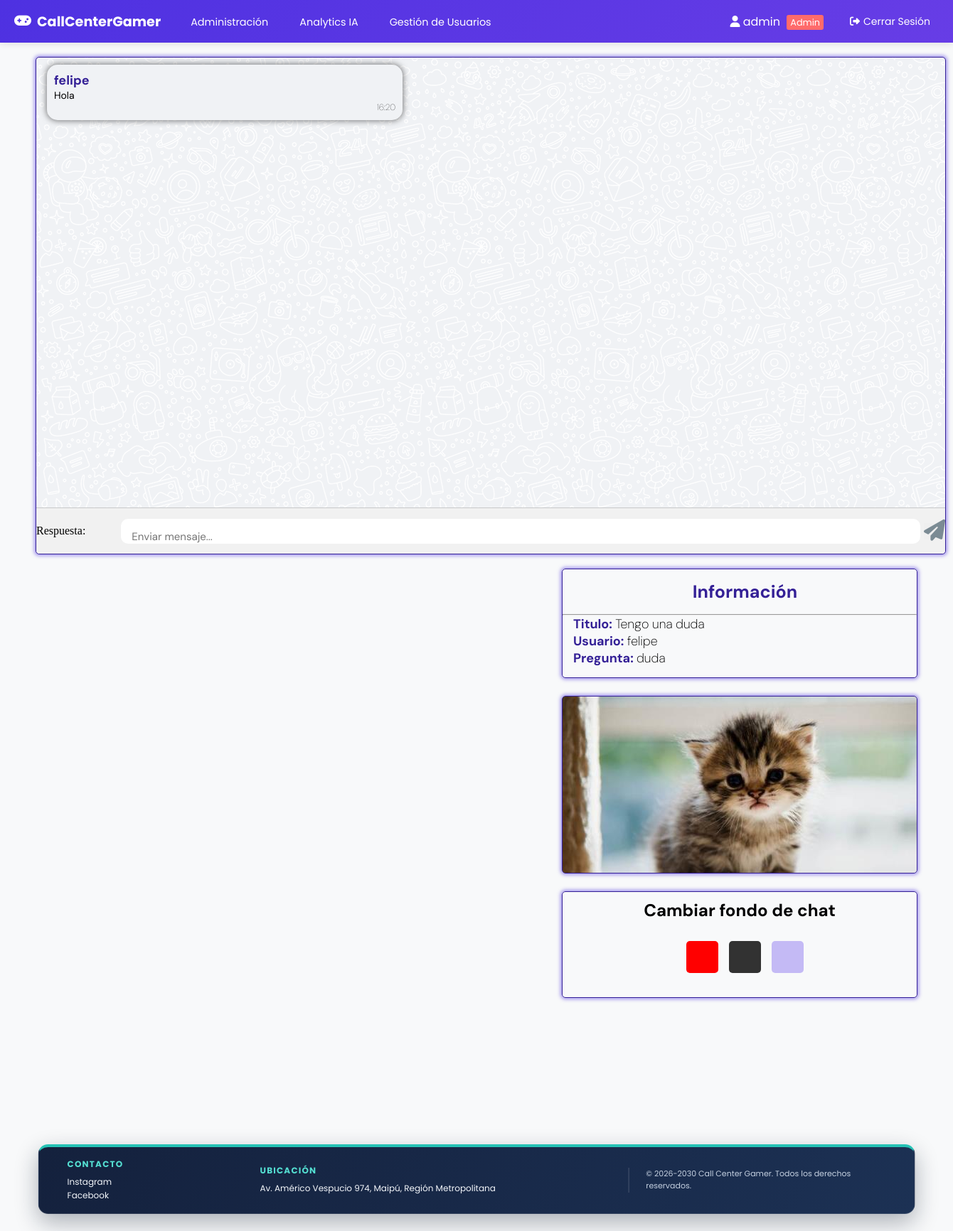
/Respuesta/2/2/ (signed in), run on the app's committed database.
### online/models.py (models this page shows, shortened)
class Usuario(AbstractBaseUser):
    nombre = models.CharField(
        verbose_name="Nombre", max_length=30, blank=True, null=True
    )
    apellido = models.CharField(
        verbose_name="Apellido", max_length=30, blank=True, null=True
    )
    rut = models.CharField(
        verbose_name="RUT", max_length=12, unique=True, blank=True, null=True
    )
    correo = models.EmailField(
        verbose_name="Correo electrónico",
        max_length=70,
        unique=True,
    )
    usuario = models.CharField(
        verbose_name="Usuario",
        max_length=50,
        unique=True,
    )
    fecha_nacimiento = models.DateField(
        verbose_name="Fecha de nacimiento", null=True, blank=True
    )
    activo = models.BooleanField(default=True)
    admin = models.BooleanField(default=False)
    tecnico = models.BooleanField(default=False)
    USERNAME_FIELD = "usuario"
    REQUIRED_FIELDS = ["correo"]
    objects = UserManager()
    @property
    def is_active(self):
        return self.activo
    def __str__(self):
        return self.usuario

class Respuesta(models.Model):
    idRespuesta = models.AutoField(primary_key=True)
    Respuesta = models.TextField(verbose_name="Respuesta")
    id_Pregunta = models.ForeignKey(Preguntas, on_delete=models.CASCADE)
    Usuario = models.ForeignKey(Usuario, on_delete=models.CASCADE)
    FechaHora = models.DateTimeField()

class Preguntas(models.Model):
    ESTADO_CHOICES = [
        ('pendiente', 'Pendiente'),
        ('en_proceso', 'En Proceso'),
        ('resuelto', 'Resuelto'),
        ('cerrado', 'Cerrado'),
    ]
    PRIORIDAD_CHOICES = [
        ('baja', 'Baja'),
        ('media', 'Media'),
        ('alta', 'Alta'),
        ('urgente', 'Urgente'),
    ]
    idPregunta = models.AutoField(primary_key=True)
    Titulo = models.CharField(max_length=60)
    Pregunta = models.TextField()
    Fecha_creacion = models.DateTimeField()
    Usuario = models.ForeignKey(Usuario, on_delete=models.CASCADE)
    categoria = models.CharField(max_length=50, default='otros', blank=True, null=True)
    estado = models.CharField(max_length=20, choices=ESTADO_CHOICES, default='pendiente')
    prioridad = models.CharField(max_length=20, choices=PRIORIDAD_CHOICES, default='media')

### online/views.py (the view, shortened to what this page needs)
# urls.py: path("Respuesta/<int:idUser>/<int:idPregunta>/", ViewRespuestas, name="respuestas"),
@login_required
def ViewRespuestas(request, idUser, idPregunta):
    try:
        pregunta = Preguntas.objects.select_related("Usuario").get(
            idPregunta=idPregunta
        )
        if not (
            request.user.id == pregunta.Usuario_id
            or request.user.admin
            or request.user.tecnico
        ):
            return redirect("/Inicio/" + str(request.user.id))
        now = timezone.now()
        MostrarRespuestas = (
            Respuesta.objects.filter(id_Pregunta=pregunta)
            .select_related("Usuario")
            .order_by("FechaHora")
        )
        form = RespuestaForm(
            initial={
                "id_Pregunta": idPregunta,
                "Usuario": request.user.id,
                "FechaHora": now,
            }
        )
        return render(
            request,
            "Respuestas.html",
            {"Pregunta": pregunta, "form": form, "Respuestas": MostrarRespuestas},
        )
    except Preguntas.DoesNotExist:
        return redirect("/")

### online/forms.py
class RespuestaForm(forms.ModelForm):
    class Meta:
        model = Respuesta
        fields = ['Respuesta', 'id_Pregunta', 'Usuario', 'FechaHora']
        widgets = {
            'Respuesta': forms.Textarea(
                attrs={'placeholder': 'Enviar mensaje...', 'maxlength': '200', 'rows': 3}),
            'id_Pregunta': forms.HiddenInput(),
            'Usuario': forms.HiddenInput(),
            'FechaHora': forms.HiddenInput(),
        }

### online/templates/Respuestas.html (shortened to what this page needs)
{% extends "componentes/header.html" %}
{% load static %}
{% block links %}
<link rel="stylesheet" href="{% static 'respuestas.css' %}">
{% endblock %}
{% block content %}
<div class="MainRespuestas" id="FondoColores">
    <div class="divRespuestas">
        {% for Respuesta in Respuestas %}
        {% if Respuesta.Usuario.id == user.id %}
        <div class="dRespuestas">
            <p>{{ Respuesta.Respuesta }}</p>
            <div class="dHora"><h4>{{ Respuesta.FechaHora.time }}</h4></div>
        </div>
        {% else %}
        <div class="dRespuestasOtro">
            <h1>{{Respuesta.Usuario}}</h1>
            <p>{{ Respuesta.Respuesta }}</p>
            <div class="dHora"><h4>{{ Respuesta.FechaHora.time }}</h4></div>
        </div>
        {% endif %}
        {% endfor %}
    </div>
    <form method="post">
        <div class="TextArea">
            {{form}}
            <button id="btnSend" type="submit"><i class="fa-solid fa-paper-plane fa-xl"></i></button>
        </div>
    </form>
</div>
<div class="dDerecha">
    <div class="divPregunta">
        <h2 id="Titulopreg">Información</h2>
        <hr>
        <h2>Titulo: <a>{{Pregunta.Titulo}}</a></h2>
        <h2>Usuario: <a>{{Pregunta.Usuario}}</a></h2>
        <h2>Pregunta: <a>{{Pregunta.Pregunta}}</a></h2>
    </div>
    <div class="divFondo"></div>
    <div class="CambiarFondo">
        <h2>Cambiar fondo de chat</h2>
        <div id="btnFondo">
            <button id="Rojo" onclick="cambiarColor('red')"></button>
            <button id="Gris" onclick="cambiarColor('#323232')"></button>
            <button id="Rosita" onclick="cambiarColor('#C4BAF5')"></button>
        </div>
    </div>
</div>
{% endblock %}

### online/templates/componentes/header.html (shortened to what this page needs)
{% load static %}
<!DOCTYPE html>
<html lang="es">
<head>
    <link rel="stylesheet" href="https://cdnjs.cloudflare.com/ajax/libs/font-awesome/6.0.0/css/all.min.css">
    <link rel="stylesheet" href="{% static 'estiloHeader.css' %}?v=20261011-footer">
    {% block links %}{% endblock %}
</head>
<body>
    <nav class="MainNav">
        <div id="NavbarIzq">
            <a href="{% if user.is_authenticated %}{% if user.admin or user.tecnico %}/Administracion/{% else %}/Inicio/{{ user.id }}/{% endif %}{% else %}/{% endif %}" id="logo">
                <i class="fas fa-gamepad"></i> CallCenterGamer
            </a>
            <ul>
                {% if user.is_authenticated %}
                    {% if user.admin or user.tecnico %}
                        <li><a href="/Administracion/">Administración</a></li>
                        {% if user.admin %}<li><a href="{% url 'analytics_ia' %}">Analytics IA</a></li>{% endif %}
                        {% if user.admin %}<li><a href="/GestionUsuarios/">Gestión de Usuarios</a></li>{% endif %}
                    {% else %}
                        <li><a href="/Inicio/{{ user.id }}/">Inicio</a></li>
                    {% endif %}
                {% else %}
                    <li><a href="/">Inicio</a></li>
                {% endif %}
            </ul>
        </div>
        <div id="NavbarDer">
            <ul>
                {% if user.is_authenticated %}
                    <li>
                        <span style="color: white; margin-right: 15px;">
                            <i class="fas fa-user"></i> {{ user.usuario }}
                            {% if user.admin %}
                                <span style="background: #ff6b6b; padding: 2px 5px; border-radius: 3px; font-size: 0.8em; margin-left: 5px;">Admin</span>
                            {% elif user.tecnico %}
                                <span style="background: #4ecdc4; padding: 2px 5px; border-radius: 3px; font-size: 0.8em; margin-left: 5px;">Técnico</span>
                            {% endif %}
                        </span>
                    </li>
                    <li>
                        <form method="post" action="{% url 'Logout' %}" class="logout-form">
                            <button type="submit" class="logout-btn">
                                <i class="fas fa-sign-out-alt"></i> Cerrar Sesión
                            </button>
                        </form>
                    </li>
                {% else %}
                    <li><a href="/Login/"><i class="fas fa-sign-in-alt"></i> Ingresar</a></li>
                    <li><a href="/Register/"><i class="fas fa-user-plus"></i> Registrarse</a></li>
                {% endif %}
            </ul>
        </div>
    </nav>
    <main>
        {% block content %}
        {% endblock %}
    </main>
    <footer class="site-footer">
        <div class="footer-content">
            <section class="footer-section">
                <h2>Contacto</h2>
                <p>Instagram</p>
                <p>Facebook</p>
            </section>
            <section class="footer-section">
                <h2>Ubicación</h2>
                <p>Av. Américo Vespucio 974, Maipú, Región Metropolitana</p>
            </section>
            <p class="footer-copyright">© 2026-2030 Call Center Gamer. Todos los derechos reservados.</p>
        </div>
    </footer>
</body>
</html>

### online/static/estiloHeader.css (style rules this page uses)
* { margin: 0; padding: 0; box-sizing: border-box; }
body { min-height: 100vh; background-color: #f8f9fa; display: flex; flex-direction: column; padding-bottom: 132px; }
main { display: flow-root; flex: 1 0 auto; width: 100%; }
.MainNav { height: 60px; width: 100%; background: linear-gradient(135deg, #4E31E1 0%, #673de6 100%); display: flex; justify-content: space-between; align-items: center; color: white; font-family: 'Poppins', sans-serif; padding: 0 20px; box-shadow: 0 2px 10px rgba(0,0,0,0.1); position: sticky; top: 0; z-index: 1000; }
#logo { margin-right: 30px; text-decoration: none; color: white; font-weight: 700; font-size: 1.2em; display: flex; align-items: center; gap: 8px; }
#NavbarIzq { display: flex; align-items: center; }
#NavbarIzq ul { display: flex; list-style: none; gap: 20px; }
#NavbarIzq ul li a { color: white; text-decoration: none; padding: 8px 12px; border-radius: 4px; transition: all 0.3s ease; font-size: 0.9em; }
#NavbarDer { display: flex; align-items: center; }
#NavbarDer ul { display: flex; list-style: none; gap: 15px; align-items: center; }
.site-footer { position: fixed; z-index: 1001; left: 50%; bottom: 24px; transform: translateX(-50%); width: min(92%, 1320px); padding: 16px clamp(22px, 4vw, 40px); color: #f4f7fb; background: linear-gradient(120deg, #14213d 0%, #1c3154 100%); border: 1px solid rgba(255, 255, 255, 0.12); border-top: 4px solid #25c2b5; border-radius: 14px; box-shadow: 0 12px 32px rgba(13, 24, 45, 0.32); }
.footer-content { display: grid; grid-template-columns: minmax(140px, 0.75fr) minmax(280px, 1.5fr) minmax(240px, 1.1fr); align-items: center; gap: 24px; font-family: "Poppins", sans-serif; }
.footer-section h2 { margin: 0 0 6px; color: #54ded1; font-size: 12px; font-weight: 700; letter-spacing: 0.1em; line-height: 1.4; text-transform: uppercase; }
.footer-section p, .footer-copyright { margin: 0; color: #f4f7fb; font-size: 12px; line-height: 1.6; overflow-wrap: anywhere; }
.footer-copyright { padding-left: 24px; color: #c5d1e1; border-left: 1px solid rgba(255, 255, 255, 0.2); font-size: 11px; text-align: left; }

### online/templates/componentes/header.html (style rules this page uses)
.logout-form { display: inline; margin: 0; padding: 0; }
.logout-btn { background: none; border: none; color: white; cursor: pointer; padding: 8px 12px; border-radius: 4px; transition: all 0.3s ease; font-family: 'Poppins', sans-serif; font-size: 14px; display: inline-flex; align-items: center; gap: 5px; }
#NavbarDer ul { display: flex; align-items: center; gap: 10px; }
#NavbarDer ul li { display: flex; align-items: center; }

### data on the page
Usuario: usuario "admin"
Respuesta: Usuario "felipe", Respuesta "Hola", FechaHora.time "16:20"
Preguntas: Titulo "Tengo una duda", Usuario "felipe", Pregunta "duda"
